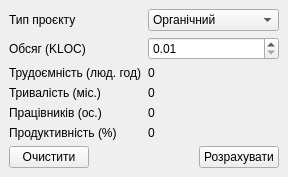
<?xml version="1.0" encoding="UTF-8"?>
<ui version="4.0">
 <class>MainWindow</class>
 <widget class="QMainWindow" name="MainWindow">
  <property name="windowTitle">
   <string>Калькулятор COCOMO I</string>
  </property>
  <widget class="QWidget" name="centralwidget">
   <layout class="QFormLayout" name="formLayout">
    <item row="0" column="0">
     <widget class="QLabel" name="label">
      <property name="text">
       <string>Тип проєкту</string>
      </property>
     </widget>
    </item>
    <item row="0" column="1">
     <widget class="QComboBox" name="projectTypeCombo">
      <property name="sizePolicy">
       <sizepolicy hsizetype="Expanding" vsizetype="Fixed">
        <horstretch>0</horstretch>
        <verstretch>0</verstretch>
       </sizepolicy>
      </property>
      <item>
       <property name="text">
        <string>Органічний</string>
       </property>
      </item>
      <item>
       <property name="text">
        <string>Напівнезалежний</string>
       </property>
      </item>
      <item>
       <property name="text">
        <string>Вбудований</string>
       </property>
      </item>
     </widget>
    </item>
    <item row="1" column="0">
     <widget class="QLabel" name="label_2">
      <property name="text">
       <string>Обсяг (KLOC)</string>
      </property>
     </widget>
    </item>
    <item row="2" column="0">
     <widget class="QLabel" name="label_3">
      <property name="text">
       <string>Трудоємність (люд. год)</string>
      </property>
     </widget>
    </item>
    <item row="2" column="1">
     <widget class="QLabel" name="effortLabel">
      <property name="sizePolicy">
       <sizepolicy hsizetype="Expanding" vsizetype="Preferred">
        <horstretch>0</horstretch>
        <verstretch>0</verstretch>
       </sizepolicy>
      </property>
      <property name="text">
       <string>0</string>
      </property>
     </widget>
    </item>
    <item row="3" column="0">
     <widget class="QLabel" name="label_5">
      <property name="text">
       <string>Тривалість (міс.)</string>
      </property>
     </widget>
    </item>
    <item row="3" column="1">
     <widget class="QLabel" name="durationLabel">
      <property name="sizePolicy">
       <sizepolicy hsizetype="Expanding" vsizetype="Preferred">
        <horstretch>0</horstretch>
        <verstretch>0</verstretch>
       </sizepolicy>
      </property>
      <property name="text">
       <string>0</string>
      </property>
     </widget>
    </item>
    <item row="4" column="0">
     <widget class="QLabel" name="label_7">
      <property name="text">
       <string>Працівників (ос.)</string>
      </property>
     </widget>
    </item>
    <item row="4" column="1">
     <widget class="QLabel" name="staffingLabel">
      <property name="sizePolicy">
       <sizepolicy hsizetype="Expanding" vsizetype="Preferred">
        <horstretch>0</horstretch>
        <verstretch>0</verstretch>
       </sizepolicy>
      </property>
      <property name="text">
       <string>0</string>
      </property>
     </widget>
    </item>
    <item row="5" column="0">
     <widget class="QLabel" name="label_9">
      <property name="text">
       <string>Продуктивність (%)</string>
      </property>
     </widget>
    </item>
    <item row="5" column="1">
     <widget class="QLabel" name="efficiencyLabel">
      <property name="sizePolicy">
       <sizepolicy hsizetype="Expanding" vsizetype="Preferred">
        <horstretch>0</horstretch>
        <verstretch>0</verstretch>
       </sizepolicy>
      </property>
      <property name="text">
       <string>0</string>
      </property>
     </widget>
    </item>
    <item row="6" column="0" colspan="2">
     <layout class="QHBoxLayout" name="horizontalLayout_4">
      <item>
       <widget class="QPushButton" name="resetBtn">
        <property name="text">
         <string>Очистити</string>
        </property>
        <property name="icon">
         <iconset theme="edit-undo"/>
        </property>
       </widget>
      </item>
      <item>
       <spacer name="horizontalSpacer">
        <property name="orientation">
         <enum>Qt::Orientation::Horizontal</enum>
        </property>
        <property name="sizeHint" stdset="0">
         <size>
          <width>40</width>
          <height>20</height>
         </size>
        </property>
       </spacer>
      </item>
      <item>
       <widget class="QPushButton" name="calculateBtn">
        <property name="text">
         <string>Розрахувати</string>
        </property>
        <property name="icon">
         <iconset theme="system-run"/>
        </property>
       </widget>
      </item>
     </layout>
    </item>
    <item row="1" column="1">
     <widget class="QDoubleSpinBox" name="projectSizeSpin">
      <property name="sizePolicy">
       <sizepolicy hsizetype="Expanding" vsizetype="Fixed">
        <horstretch>0</horstretch>
        <verstretch>0</verstretch>
       </sizepolicy>
      </property>
      <property name="minimum">
       <double>0.010000000000000</double>
      </property>
      <property name="maximum">
       <double>100000.000000000000000</double>
      </property>
     </widget>
    </item>
   </layout>
  </widget>
 </widget>
 <tabstops>
  <tabstop>projectTypeCombo</tabstop>
  <tabstop>projectSizeSpin</tabstop>
  <tabstop>calculateBtn</tabstop>
  <tabstop>resetBtn</tabstop>
 </tabstops>
 <resources/>
 <connections/>
</ui>
